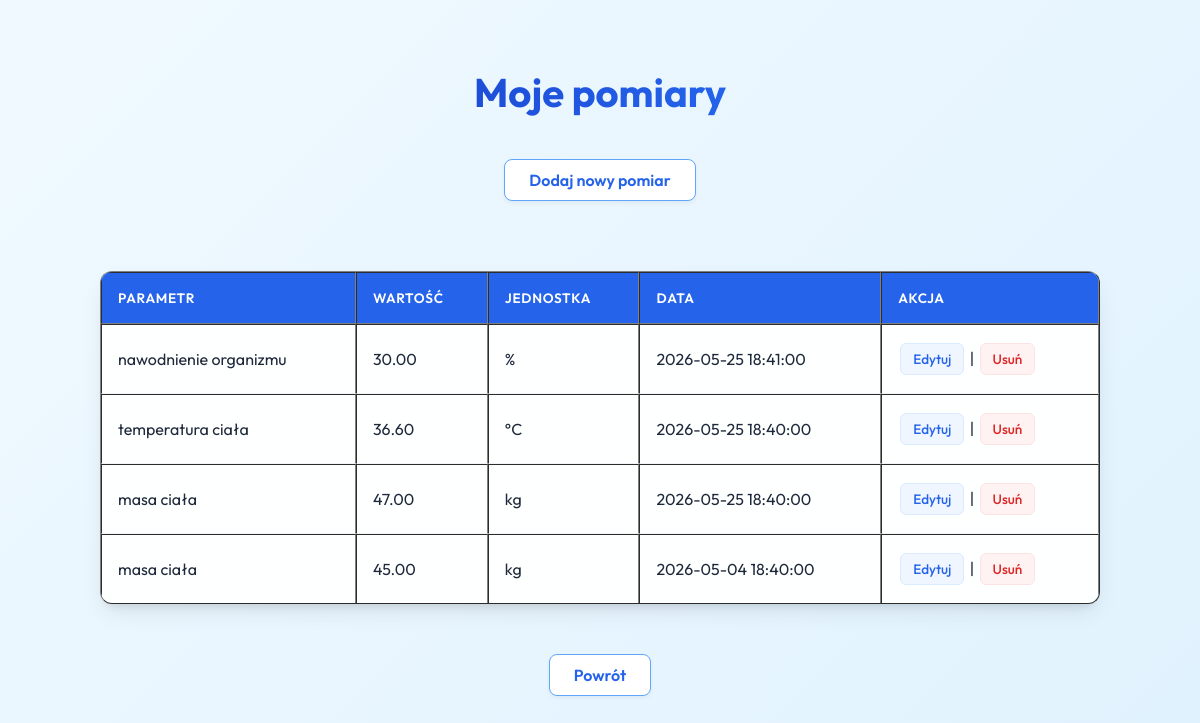
Page /pomiary.php (signed in) on the committed database.
### tables this page shows
CREATE TABLE `pomiary` (
  `id` int(11) NOT NULL,
  `user_id` int(11) NOT NULL,
  `parametr_id` int(11) NOT NULL,
  `wartosc` decimal(10,2) NOT NULL,
  `data_pomiaru` datetime NOT NULL
);

CREATE TABLE `parametry` (
  `id` int(11) NOT NULL,
  `nazwa` varchar(100) NOT NULL,
  `jednostka_id` int(11) NOT NULL,
  `user_id` int(10) UNSIGNED DEFAULT NULL,
  `norma_min` decimal(10,2) DEFAULT NULL,
  `norma_max` decimal(10,2) DEFAULT NULL
);

CREATE TABLE `jednostki` (
  `id` int(11) NOT NULL,
  `nazwa` varchar(100) NOT NULL,
  `symbol` varchar(20) NOT NULL
);

### pomiary.php (the view, shortened to what this page needs)
<?php
$conn = mysqli_connect(
    $dbservername,
    $dbusername,
    $dbpassword,
    $dbname
);
?>
<!DOCTYPE html>
<html>
<head>
    <link rel="stylesheet" href="styl.css">
</head>
<body>
<h1>Moje pomiary</h1>
<a href="dodaj_pomiar.php">Dodaj nowy pomiar</a>
<br><br>
<table border="1" cellpadding="10">
<tr>
    <th>Parametr</th>
    <th>Wartość</th>
    <th>Jednostka</th>
    <th>Data</th>
    <th>Akcja</th>
</tr>
<?php
$user_id = $_SESSION["current_user"];
$sql = "
SELECT
    pomiary.id,
    pomiary.wartosc,
    pomiary.data_pomiaru,
    parametry.nazwa,
    jednostki.symbol
FROM pomiary
JOIN parametry
ON pomiary.parametr_id = parametry.id
JOIN jednostki
ON parametry.jednostka_id = jednostki.id
WHERE pomiary.user_id = '$user_id'
ORDER BY pomiary.data_pomiaru DESC
";
$result = mysqli_query($conn, $sql);
while($row = mysqli_fetch_assoc($result)) {
    echo "<tr>";
    echo "<td>".$row["nazwa"]."</td>";
    echo "<td>".$row["wartosc"]."</td>";
    echo "<td>".$row["symbol"]."</td>";
    echo "<td>".$row["data_pomiaru"]."</td>";
    echo "
    <td>
        <a href='edytuj_pomiar.php?id=".$row["id"]."'>Edytuj</a>
        |
        <a href='usun_pomiar.php?id=".$row["id"]."'>Usuń</a>
    </td>
    ";
}
?>
</table>
<br><br>
<a href="index.php">Powrót</a>
</body>
</html>

### styl.css (style rules this page uses)
:root { --primary: #2563eb; --primary-dark: #1d4ed8; --primary-light: #60a5fa; --secondary: #0f172a; --bg-gradient: linear-gradient(135deg, #f0f9ff 0%, #e0f2fe 100%); --card-bg: rgba(255, 255, 255, 0.95); --text-main: #1e293b; --text-muted: #64748b; --shadow: 0 10px 25px -5px rgba(0, 0, 0, 0.1), 0 8px 10px -6px rgba(0, 0, 0, 0.1); --shadow-hover: 0 20px 25px -5px rgba(37, 99, 235, 0.25); --radius: 12px; }
* { box-sizing: border-box; transition: all 0.2s ease-in-out; }
body { font-family: 'Outfit', sans-serif; background: var(--bg-gradient); background-attachment: fixed; min-height: 100vh; margin: 0; padding: 40px; color: var(--text-main); display: flex; flex-direction: column; align-items: center; }
h1 { font-size: 2.5rem; font-weight: 700; color: var(--secondary); margin-bottom: 2rem; text-align: center; background: linear-gradient(to right, var(--primary-dark), var(--primary)); -webkit-background-clip: text; -webkit-text-fill-color: transparent; }
table { width: 100%; max-width: 1000px; border-collapse: separate; border-spacing: 0; background: var(--card-bg); border-radius: var(--radius); overflow: hidden; box-shadow: var(--shadow); margin-top: 20px; }
table th { background: var(--primary); color: white; padding: 16px; text-align: left; font-weight: 600; text-transform: uppercase; font-size: 0.85rem; letter-spacing: 0.05em; }
table td { padding: 16px; border-bottom: 1px solid #f1f5f9; }
table tr:last-child td { border-bottom: none; }
body>a, .btn { display: inline-block; padding: 10px 24px; background: white; color: var(--primary); text-decoration: none; border-radius: 8px; font-weight: 600; margin: 10px 5px; border: 1px solid var(--primary-light); box-shadow: 0 2px 4px rgba(0, 0, 0, 0.05); }
table td a { display: inline-block; padding: 6px 12px; margin: 2px; border-radius: 6px; font-size: 0.85rem; font-weight: 500; text-decoration: none; background: #eff6ff; color: var(--primary); border: 1px solid #dbeafe; }
table td a[href*="usun"] { color: #dc2626; background: #fef2f2; border-color: #fee2e2; }

### rows in the picture
pomiary: parametr.nazwa "nawodnienie organizmu", wartosc "30.00", jednostki.symbol "%", data_pomiaru "2026-05-25 18:41:00"
pomiary: parametr.nazwa "temperatura ciała", wartosc "36.60", jednostki.symbol "°C", data_pomiaru "2026-05-25 18:40:00"
pomiary: parametr.nazwa "masa ciała", wartosc "47.00", jednostki.symbol "kg", data_pomiaru "2026-05-25 18:40:00"
pomiary: parametr.nazwa "masa ciała", wartosc "45.00", jednostki.symbol "kg", data_pomiaru "2026-05-04 18:40:00"
